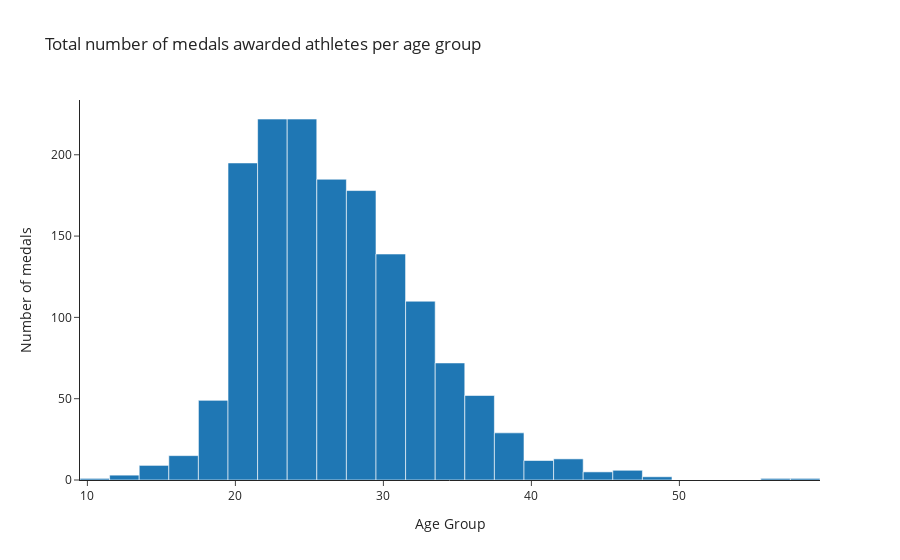

Notebook code for this chart:
### Markdown cell above
### Histogram showing the total number of medals awarded athletes per group

### Code cell
fig = px.histogram(
    age_count,
    x=age_count.index,
    y=age_count.values,
    nbins=len(age_count.index),
    labels={
        "Age": "Age Group", 
        "sum of y": "Number of Athletes"
    },
    title="Total number of medals awarded athletes per age group",
    template="simple_white",
)

fig.update_traces(hovertemplate=None)
fig.update_layout(hovermode="x")
fig.update_layout(yaxis_title="Number of medals")

### Figure 1 — Plotly figure (JSON) as saved in the notebook; plotly's stock layout.template omitted (floating-point values rounded to 4 significant figures)
{"data": [{"alignmentgroup": "True", "bingroup": "x", "histfunc": "sum", "legendgroup": "", "marker": {"color": "#1F77B4", "pattern": {"shape": ""}}, "name": "", "nbinsx": 40, "offsetgroup": "", "orientation": "v", "showlegend": false, "type": "histogram", "x": [25, 23, 21, 26, 24, 22, 29, 27, 28, 20, 31, 30, 33, 32, 34, 19, 35, 37, 36, 38, 18, 39, 17, 43, 40, 16, 14, 46, 41, 42, 15, 45, 44, 49, 12, 47, 11, 59, 57, 13], "xaxis": "x", "y": [126, 126, 116, 98, 96, 96, 96, 87, 82, 79, 75, 64, 63, 47, 44, 32, 28, 27, 25, 18, 17, 11, 9, 8, 7, 6, 6, 5, 5, 5, 3, 3, 2, 2, 2, 1, 1, 1, 1, 1], "yaxis": "y"}], "layout": {"barmode": "relative", "hovermode": "x", "legend": {"tracegroupgap": 0}, "title": {"text": "Total number of medals awarded athletes per age group"}, "xaxis": {"anchor": "y", "domain": [0, 1], "title": {"text": "Age Group"}}, "yaxis": {"anchor": "x", "domain": [0, 1], "title": {"text": "Number of medals"}}}}
